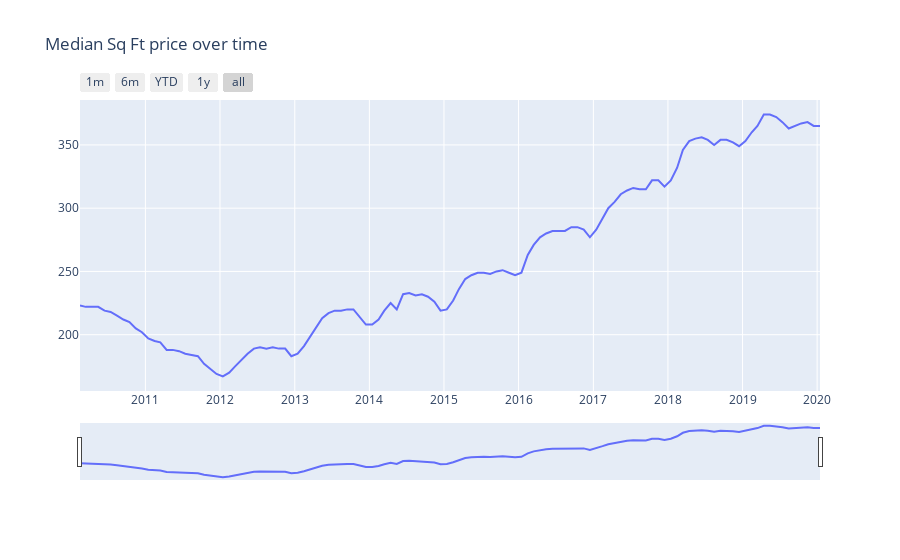

Notebook source saved alongside this figure:
### Code cell
import plotly.graph_objects as go

import pandas as pd




# Create figure
spiral_sq_ft = fig = go.Figure()

fig.add_trace(
    go.Scatter(x=list(x), y=list(y)))

# Set title
fig.update_layout(
    title_text="Median Sq Ft price over time"
)

# Add range slider
fig.update_layout(
    xaxis=dict(
        rangeselector=dict(
            buttons=list([
                dict(count=1,
                     label="1m",
                     step="month",
                     stepmode="backward"),
                dict(count=6,
                     label="6m",
                     step="month",
                     stepmode="backward"),
                dict(count=1,
                     label="YTD",
                     step="year",
                     stepmode="todate"),
                dict(count=1,
                     label="1y",
                     step="year",
                     stepmode="backward"),
                dict(step="all")
            ])
        ),
        rangeslider=dict(
            visible=True
        ),
        type="date"
    )
)

fig.show()
